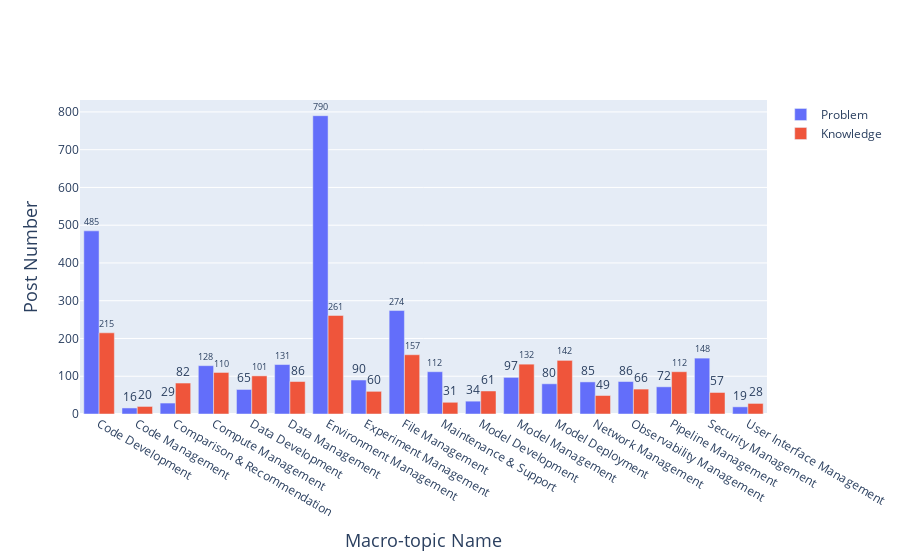

Write notebook code for a chart like this one.
### Code cell
df = pd.read_json(os.path.join(path_rq4, 'macro-topics.json'))

categories = []
frequency_p = []
frequency_k = [] 

for index, group in df.groupby('Resolution_summary_topic_macro'):
    categories.append(macro_topic_indexing[index])
    frequency_p.append(len(group[group['Challenge_type'] == 'problem']))
    frequency_k.append(len(group[group['Challenge_type'] == 'knowledge']))
    
# Create a stacked bar chart
fig = go.Figure(data=[
    go.Bar(name='Problem', x=categories, y=frequency_p, text=frequency_p, textposition='outside'),
    go.Bar(name='Knowledge', x=categories, y=frequency_k, text=frequency_k, textposition='outside')
])

# Change the bar mode
fig.update_layout(
    barmode='group',
    xaxis_title="Macro-topic Name",
    yaxis_title="Post Number",
    xaxis=dict(title_font=dict(size=18)), 
    yaxis=dict(title_font=dict(size=18)),
)
fig.show()
pio.full_figure_for_development(fig, warn=False)
fig.write_image(os.path.join(path_rq4, 'Macro-topics frequency histogram.pdf'), engine="kaleido")

### Figure 1 — Plotly figure (JSON) as saved in the notebook; plotly's stock layout.template omitted (floating-point values rounded to 4 significant figures)
{"data": [{"name": "Problem", "text": ["485", "16", "29", "128", "65", "131", "790", "90", "274", "112", "34", "97", "80", "85", "86", "72", "148", "19"], "textposition": "outside", "type": "bar", "x": ["Code Development", "Code Management", "Comparison & Recommendation", "Compute Management", "Data Development", "Data Management", "Environment Management", "Experiment Management", "File Management", "Maintenance & Support", "Model Development", "Model Management", "Model Deployment", "Network Management", "Observability Management", "Pipeline Management", "Security Management", "User Interface Management"], "y": [485, 16, 29, 128, 65, 131, 790, 90, 274, 112, 34, 97, 80, 85, 86, 72, 148, 19]}, {"name": "Knowledge", "text": ["215", "20", "82", "110", "101", "86", "261", "60", "157", "31", "61", "132", "142", "49", "66", "112", "57", "28"], "textposition": "outside", "type": "bar", "x": ["Code Development", "Code Management", "Comparison & Recommendation", "Compute Management", "Data Development", "Data Management", "Environment Management", "Experiment Management", "File Management", "Maintenance & Support", "Model Development", "Model Management", "Model Deployment", "Network Management", "Observability Management", "Pipeline Management", "Security Management", "User Interface Management"], "y": [215, 20, 82, 110, 101, 86, 261, 60, 157, 31, 61, 132, 142, 49, 66, 112, 57, 28]}], "layout": {"barmode": "group", "xaxis": {"title": {"font": {"size": 18}, "text": "Macro-topic Name"}}, "yaxis": {"title": {"font": {"size": 18}, "text": "Post Number"}}}}
